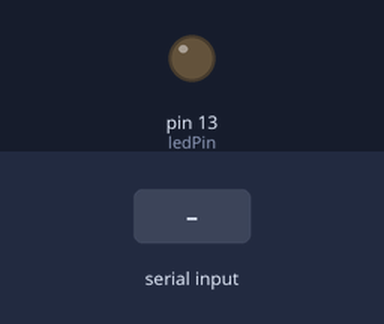
Simulated run of this sketch. Board: Arduino Uno, built with avr-gcc and run on an emulated ATmega328P. Shown: output pins drawn as LEDs (lit = HIGH). The test bench sets the inputs (shaded band).

Above: at 1.2 s.
1.3 s: "1" received over Serial
At 1.6 s:
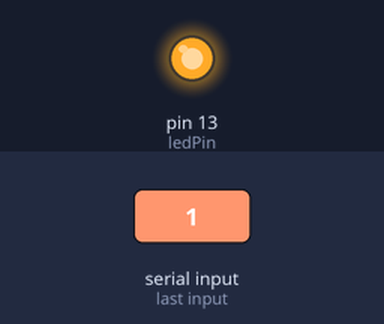
2.8 s: "0" received over Serial
At 4.0 s:
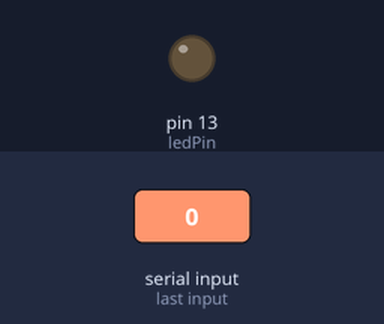
Timing chart, 0 to 5.8 s (numbered marks = the images above; inputs shaded):
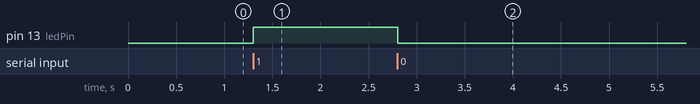

Measured:
- after the input at 1.3 s, pin 13 (ledPin): LOW → HIGH at once
- after the input at 2.8 s, pin 13 (ledPin): HIGH → LOW at once

The sketch:

ino.ino
```cpp
int ledPin = 13; // the LED
char val; // the data to read from processing
void setup() {
  // put your setup code here, to run once:
Serial.begin(9600); // init the Serial
pinMode(ledPin, OUTPUT); // init the LED pin as output
}

void loop() {
    if(Serial.available()){
      val = Serial.read();
    }
      if (val == '1')
   { // If 1 was received
     digitalWrite(ledPin, HIGH); // turn the LED on
   } else {
     digitalWrite(ledPin, LOW); // otherwise turn it off
   }
    delay(10); //just here to slow down the input

}
```
